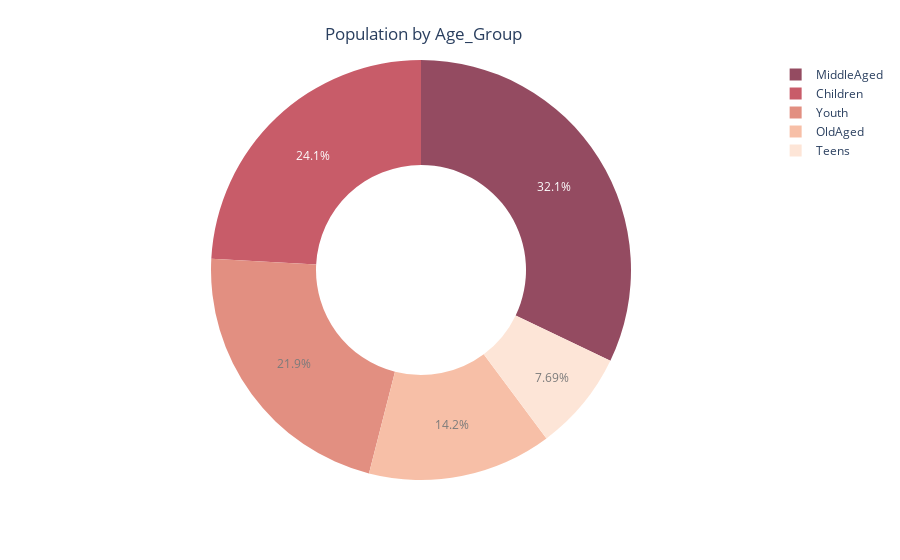
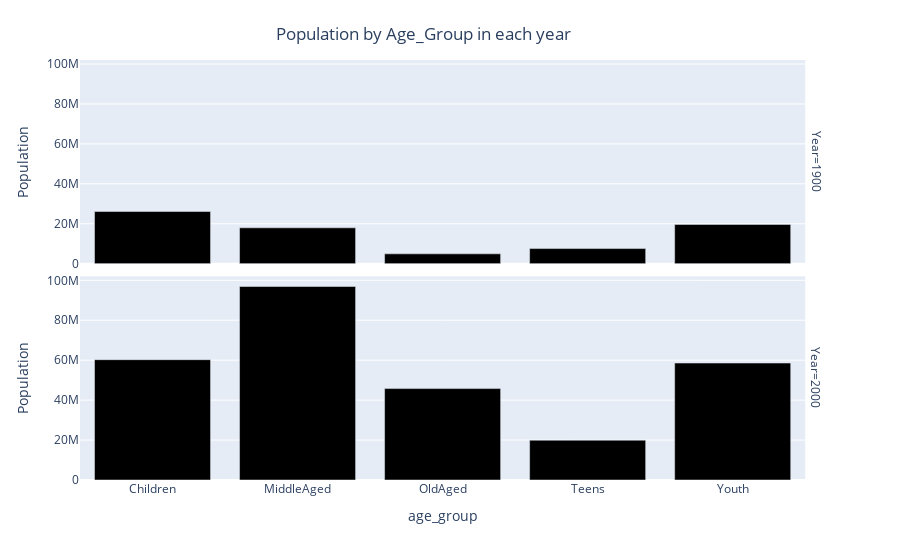

Notebook code cell kept with these figures, in order:
### Code cell
# Visualizing the question statement
import plotly.express as px

# A Donut chart to represent the toatl number of people in each age group  
fig = px.pie(df, values="People", names="age_group",color_discrete_sequence=px.colors.sequential.RdBu,opacity=0.7, hole=0.5)
fig.update_layout(
    title={
        'text': "Population by Age_Group",
        'y':0.95,
        'x':0.47,
        'xanchor': 'center',
        'yanchor': 'top'})
fig.show()

# A double bar chart to show the number of people in each age_group for the two years
fig1 = px.bar(df_result, x='age_group', y='Population',facet_row='Year',color_discrete_sequence=px.colors.sequential.gray)
fig1.update_layout(
    title={
        'text': "Population by Age_Group in each year",
        'y':0.95,
        'x':0.47,
        'xanchor': 'center',
        'yanchor': 'top'})
fig1.show()

### Figure 1 — Plotly figure (JSON) as saved in the notebook; plotly's stock layout.template omitted (floating-point values rounded to 4 significant figures)
{"data": [{"domain": {"x": [0, 1], "y": [0, 1]}, "hole": 0.5, "hovertemplate": "age_group=%{label}<br>People=%{value}<extra></extra>", "labels": ["Children", "Children", "Children", "Children", "Children", "Children", "Teens", "Teens", "Youth", "Youth", "Youth", "Youth", "Youth", "Youth", "MiddleAged", "MiddleAged", "MiddleAged", "MiddleAged", "MiddleAged", "MiddleAged", "MiddleAged", "MiddleAged", "MiddleAged", "MiddleAged", "OldAged", "OldAged", "OldAged", "OldAged", "OldAged", "OldAged", "OldAged", "OldAged", "OldAged", "OldAged", "OldAged", "OldAged", "OldAged", "OldAged", "Children", "Children", "Children", "Children", "Children", "Children", "Teens", "Teens", "Youth", "Youth", "Youth", "Youth", "Youth", "Youth", "MiddleAged", "MiddleAged", "MiddleAged", "MiddleAged", "MiddleAged", "MiddleAged", "MiddleAged", "MiddleAged", "MiddleAged", "MiddleAged", "OldAged", "OldAged", "OldAged", "OldAged", "OldAged", "OldAged", "OldAged", "OldAged", "OldAged", "OldAged", "OldAged", "OldAged", "OldAged", "OldAged"], "legendgroup": "", "name": "", "opacity": 0.7, "showlegend": true, "type": "pie", "values": [4619544, 9735380, 4465783, 10552146, 4057669, 10563233, 3774846, 10237419, 3694038, 9731315, 3389280, 9659493, 2918964, 10205879, 2633883, 11475182, 2261070, 11320252, 1868413, 9925006, 1571038, 8507934, 1161908, 6459082, 916571, 5123399, 672663, 4453623, 454747, 3792145, 268211, 2912655, 127435, 1902638, 44008, 970357, 15164, 336303, 4589196, 9310714, 4390483, 10069564, 4001749, 10022524, 3801743, 9692669, 3751061, 9324244, 3236056, 9518507, 2665174, 10119296, 2347737, 11635647, 2004987, 11488578, 1648025, 10261253, 1411981, 8911133, 1064632, 6921268, 887508, 5668961, 640212, 4804784, 440007, 5184855, 265879, 4355644, 132449, 3221898, 48614, 1981156, 20093, 1064581]}], "layout": {"legend": {"tracegroupgap": 0}, "margin": {"t": 60}, "piecolorway": ["rgb(103,0,31)", "rgb(178,24,43)", "rgb(214,96,77)", "rgb(244,165,130)", "rgb(253,219,199)", "rgb(247,247,247)", "rgb(209,229,240)", "rgb(146,197,222)", "rgb(67,147,195)", "rgb(33,102,172)", "rgb(5,48,97)"], "title": {"text": "Population by Age_Group", "x": 0.47, "xanchor": "center", "y": 0.95, "yanchor": "top"}}}

### Figure 2 — Plotly figure (JSON) as saved in the notebook; plotly's stock layout.template omitted (floating-point values rounded to 4 significant figures)
{"data": [{"alignmentgroup": "True", "hovertemplate": "Year=1900<br>age_group=%{x}<br>Population=%{y}<extra></extra>", "legendgroup": "", "marker": {"color": "rgb(0, 0, 0)", "pattern": {"shape": ""}}, "name": "", "offsetgroup": "", "orientation": "v", "showlegend": false, "textposition": "auto", "type": "bar", "x": ["Children", "MiddleAged", "OldAged", "Teens", "Youth"], "xaxis": "x2", "y": [26124424, 17973674, 4933561, 7576589, 19654573], "yaxis": "y2"}, {"alignmentgroup": "True", "hovertemplate": "Year=2000<br>age_group=%{x}<br>Population=%{y}<extra></extra>", "legendgroup": "", "marker": {"color": "rgb(0, 0, 0)", "pattern": {"shape": ""}}, "name": "", "offsetgroup": "", "orientation": "v", "showlegend": false, "textposition": "auto", "type": "bar", "x": ["Children", "MiddleAged", "OldAged", "Teens", "Youth"], "xaxis": "x", "y": [60253561, 96905335, 45772999, 19930088, 58558734], "yaxis": "y"}], "layout": {"annotations": [{"font": {}, "showarrow": false, "text": "Year=2000", "textangle": 90, "x": 0.98, "xanchor": "left", "xref": "paper", "y": 0.2425, "yanchor": "middle", "yref": "paper"}, {"font": {}, "showarrow": false, "text": "Year=1900", "textangle": 90, "x": 0.98, "xanchor": "left", "xref": "paper", "y": 0.7575, "yanchor": "middle", "yref": "paper"}], "barmode": "relative", "legend": {"tracegroupgap": 0}, "margin": {"t": 60}, "title": {"text": "Population by Age_Group in each year", "x": 0.47, "xanchor": "center", "y": 0.95, "yanchor": "top"}, "xaxis": {"anchor": "y", "domain": [0, 0.98], "title": {"text": "age_group"}}, "xaxis2": {"anchor": "y2", "domain": [0, 0.98], "matches": "x", "showticklabels": false}, "yaxis": {"anchor": "x", "domain": [0, 0.485], "title": {"text": "Population"}}, "yaxis2": {"anchor": "x2", "domain": [0.515, 1], "matches": "y", "title": {"text": "Population"}}}}
